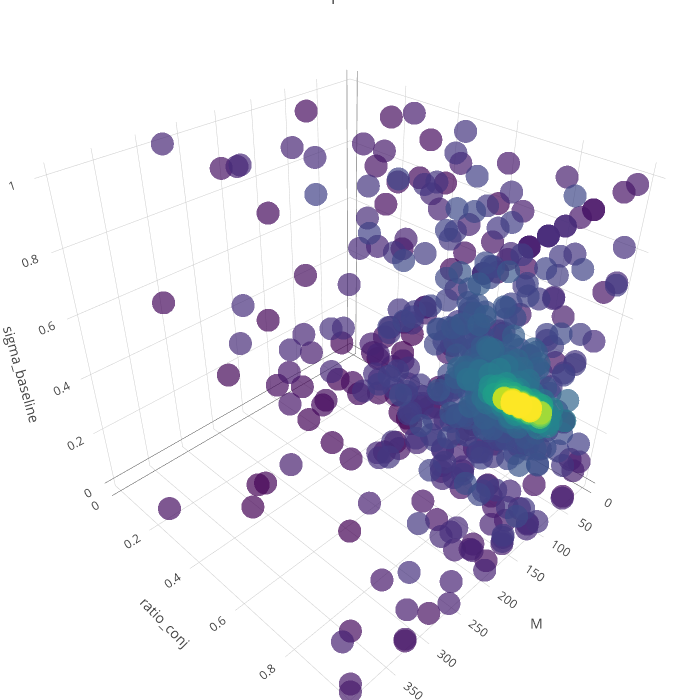

The cell this chart's notebook holds for it:
### Code cell
# Filter the start of steps only
df_cmaes_traj = df_best_fits[df_best_fits['step'] < 2000]
result_to_color = np.array(df_cmaes_traj['step'])
# result_to_color = np.array(df_cmaes_traj['dist_nll92'])
# result_to_color = np.log(result_to_color)

parameters = ['M', 'ratio_conj', 'sigma_baseline']
# parameters = ['ratio_conj', 'sigmax', 'sigma_baseline']

text = ['> %s' % (x) for x in result_to_color]

trace1 = go.Scatter3d(
        x = df_cmaes_traj[parameters[0]],
        y = df_cmaes_traj[parameters[1]],
        z = df_cmaes_traj[parameters[2]],
        text = text,
        mode = 'markers',
        marker = go.Marker(
            color = result_to_color,
            size = 8,
            colorscale='Viridis',
            opacity=0.7
        )
    )
data = [trace1]
layout = go.Layout(
    title='Landscape for NLL92',
    autosize=False,
    width=700,
    height=700,
    margin=dict(
        l=0,
        r=0,
        b=0,
        t=0),
    scene=go.Scene(
        xaxis=go.XAxis(
            title=parameters[0],
        ),
        yaxis=go.YAxis(
            title=parameters[1],
        ),
        zaxis=go.ZAxis(
            title=parameters[2],
        )
    )
)
fig = go.Figure(data=data, layout=layout)
py.iplot(fig)

### Figure 1 — Plotly figure (JSON) as saved in the notebook; plotly's stock layout.template omitted (floating-point values rounded to 4 significant figures; data arrays with more than 128 entries replaced by an {"elided": "..."} marker saying what was removed)
{"data": [{"marker": {"color": {"elided": "1919 int values"}, "colorscale": "Viridis", "opacity": 0.7, "size": 8}, "mode": "markers", "text": {"elided": "1919 str values"}, "type": "scatter3d", "x": {"elided": "1919 int values"}, "y": {"elided": "1919 float values"}, "z": {"elided": "1919 float values"}}], "layout": {"autosize": false, "height": 700, "margin": {"b": 0, "l": 0, "r": 0, "t": 0}, "scene": {"xaxis": {"title": "M"}, "yaxis": {"title": "ratio_conj"}, "zaxis": {"title": "sigma_baseline"}}, "title": "Landscape for NLL92", "width": 700}}
